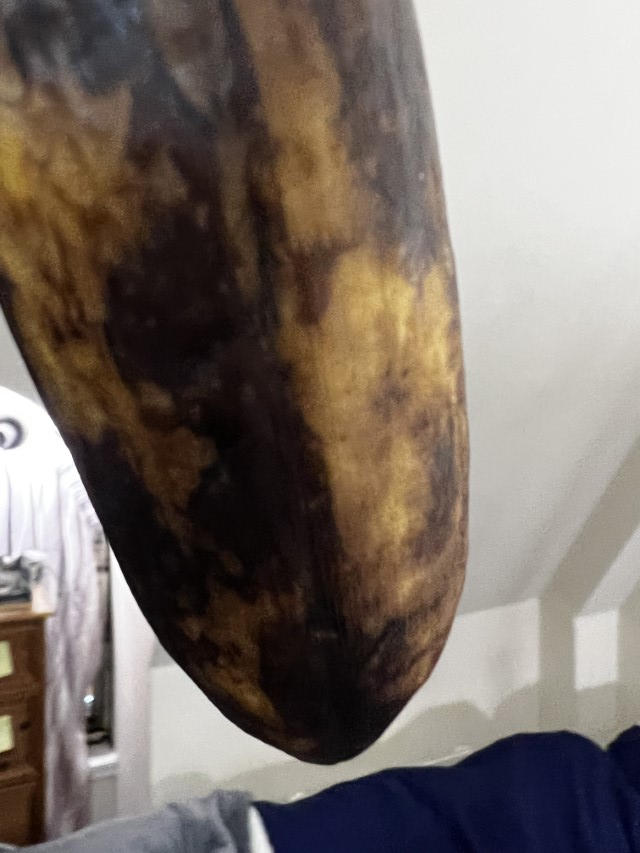
#> input picture banana_data/img/overripe/overripe (102).jpg, 640 x 853 px, found by its file name; its folder holds only this picture in this run
$ jupyter execute Segmentasi-cobacoba.ipynb
#> lines starting #> are read from the running program, lines starting #| are printed output that depends on the picture; after the words box and inside, x2 and y2 are one past the last pixel; in counts of white or black regions, pixels touching at a corner belong together
[cell 1]
import cv2
import os
import numpy as np

def segmentasi_buah_pisang_hsv(gambar):
    # Konversi gambar ke ruang warna HSV
    hsv = cv2.cvtColor(gambar, cv2.COLOR_BGR2HSV)

    # Definisikan rentang nilai warna kuning untuk segmentasi buah pisang
    lower_yellow = np.array([15, 100, 100])
    upper_yellow = np.array([200, 255, 255])

    # Buat mask berdasarkan rentang nilai warna kuning
    mask = cv2.inRange(hsv, lower_yellow, upper_yellow)

    # Terapkan mask pada gambar asli
    segmentedimg = cv2.bitwise_and(gambar, gambar, mask=mask)

    return segmentedimg

def segmentasi_buah_pisang_rgb(gambar):
    # Konversi gambar ke ruang warna RGB
    image_rgb = cv2.cvtColor(gambar, cv2.COLOR_BGR2RGB)

    # Tentukan rentang warna hijau awal dalam RGB
    lower_green = np.array([45, 0, 10], dtype=np.uint8)
    upper_green = np.array([100, 255, 10], dtype=np.uint8)

    # Buat mask untuk mendeteksi warna hijau
    mask_green = cv2.inRange(image_rgb, lower_green, upper_green)

    # Inisialisasi jumlah piksel hijau dan ambang batas atas
    green_pixels = cv2.countNonZero(mask_green)
    upper_threshold = 10

    # Perulangan untuk menambahkan ambang batas atas hingga jumlah piksel hijau di atas 35000
    while green_pixels < 35000 and upper_threshold < 255:
        upper_green += np.array([0, 0, upper_threshold], dtype=np.uint8)
        mask_green = cv2.inRange(image_rgb, lower_green, upper_green)
        green_pixels = cv2.countNonZero(mask_green)
        upper_threshold += 10

    # Break the loop if the condition is met
        if green_pixels >= 35000 or upper_threshold >= 255:
            break

    # Terapkan mask pada gambar asli
    result_green = cv2.bitwise_and(gambar, gambar, mask=mask_green)

    return result_green

def segmentasi_buah_pisang(input_dir, output_dir):
    # Buat direktori output jika belum ada
    os.makedirs(output_dir, exist_ok=True)

    # Dapatkan daftar file dalam direktori input
    file_list = os.listdir(input_dir)

    # Melakukan segmentasi pada setiap file gambar
    for file_name in file_list:
        # Baca gambar
        gambar = cv2.imread(os.path.join(input_dir, file_name))
#> gambar is the input picture: shape (853, 640, 3); mean B, G, R 103.3, 110.6, 121.1

        # Memeriksa jumlah piksel dengan metode segmentasi HSV
        segmented_hsv = segmentasi_buah_pisang_hsv(gambar)
#> in segmentasi_buah_pisang_hsv, `hsv = cv2.cvtColor(gambar, cv2.COLOR_BGR2HSV)`: hsv: shape (853, 640, 3); mean H, S, V 43.5, 74.4, 123.6
#> in segmentasi_buah_pisang_hsv, `mask = cv2.inRange(hsv, lower_yellow, upper_yellow)`:
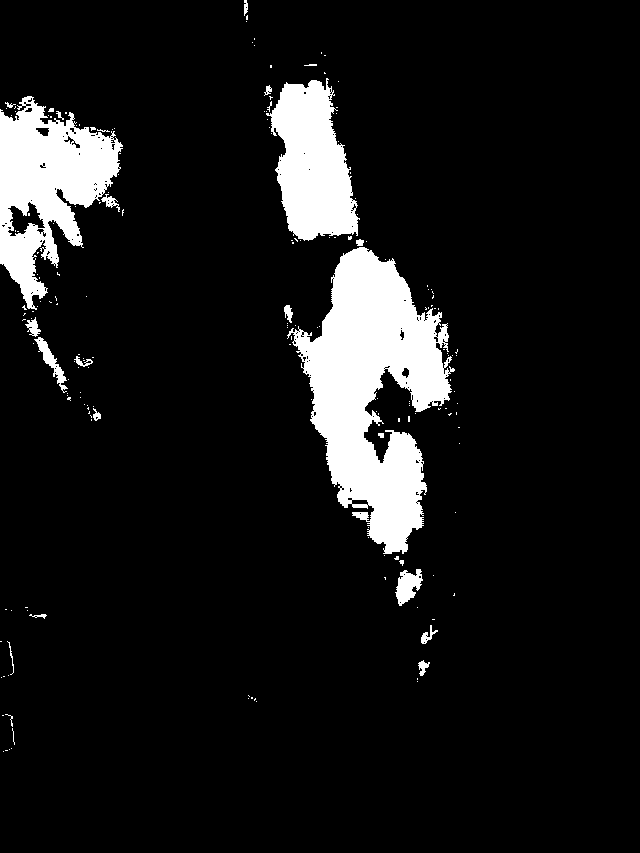
#> mask: shape (853, 640); 9.4% white; 189 white regions (166 under 20 px), largest, box (x1, y1, x2, y2) and area: (287, 247, 455, 554) 25572, (0, 96, 123, 310) 13301, (266, 78, 360, 241) 9699
#> in segmentasi_buah_pisang_hsv, `segmentedimg = cv2.bitwise_and(gambar, gambar, mask=mask)`:
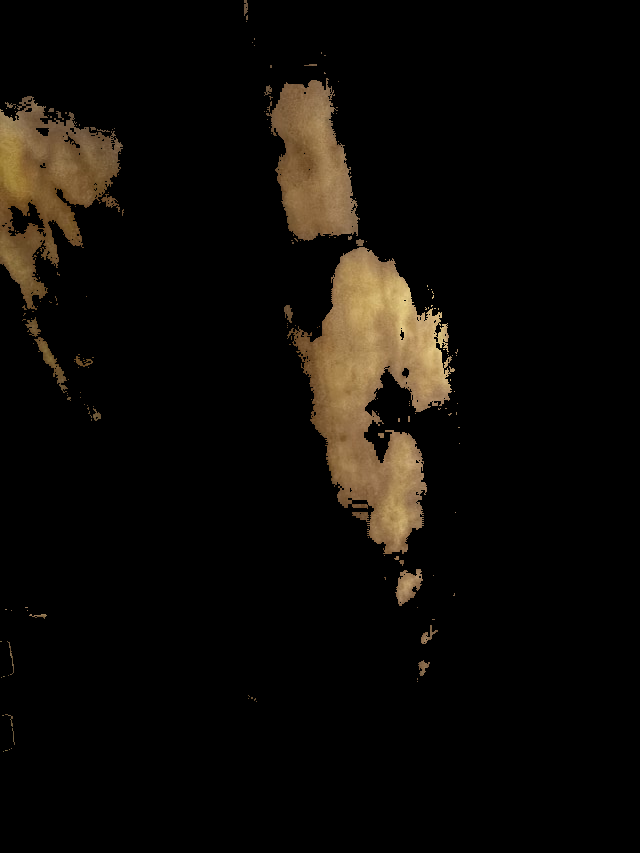
#> segmentedimg: shape (853, 640, 3); mean B, G, R 6.8, 10.7, 13.7
        jumlah_pixel_hsv = np.sum(segmented_hsv.astype(bool))
#> jumlah_pixel_hsv = 153648

        # Memeriksa jumlah piksel dengan metode segmentasi RGB
        segmented_rgb = segmentasi_buah_pisang_rgb(gambar)
#> in segmentasi_buah_pisang_rgb, `mask_green = cv2.inRange(image_rgb, lower_green, upper_green)`:
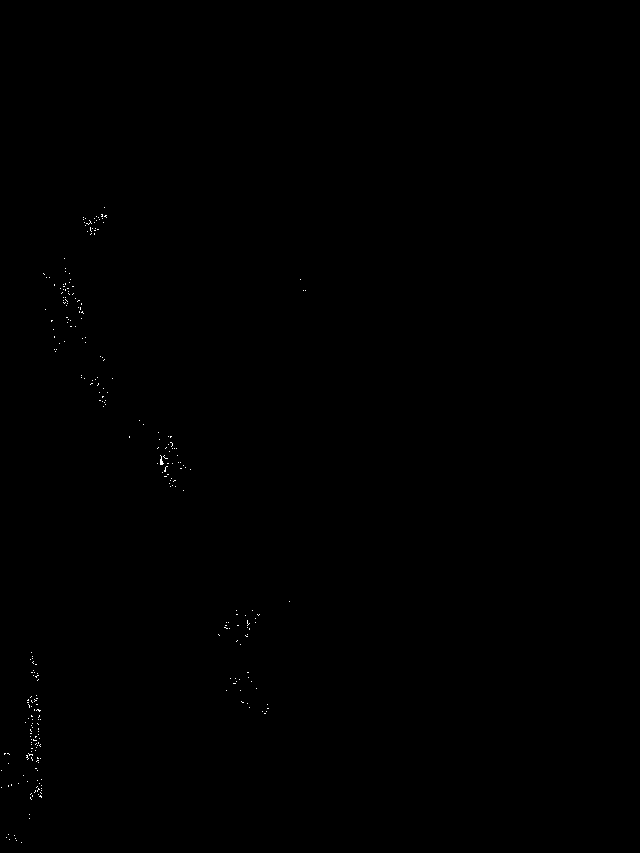
#> mask_green: shape (853, 640); 0.09% white in thin lines or dots, all inside (x1, y1, x2, y2) = (1, 207, 306, 843)
#> in segmentasi_buah_pisang_rgb, `green_pixels = cv2.countNonZero(mask_green)`: green_pixels = 511
#> the loop in segmentasi_buah_pisang_rgb, `while green_pixels < 35000 and upper_threshold < 255:` made 2 passes
#> (upper_green, green_pixels, upper_threshold) on passes 1 to 2: ([100, 255, 20], 12920, 20), ([100, 255, 40], 52765, 30)
#> pass 1, in segmentasi_buah_pisang_rgb, `mask_green = cv2.inRange(image_rgb, lower_green, upper_green)`:
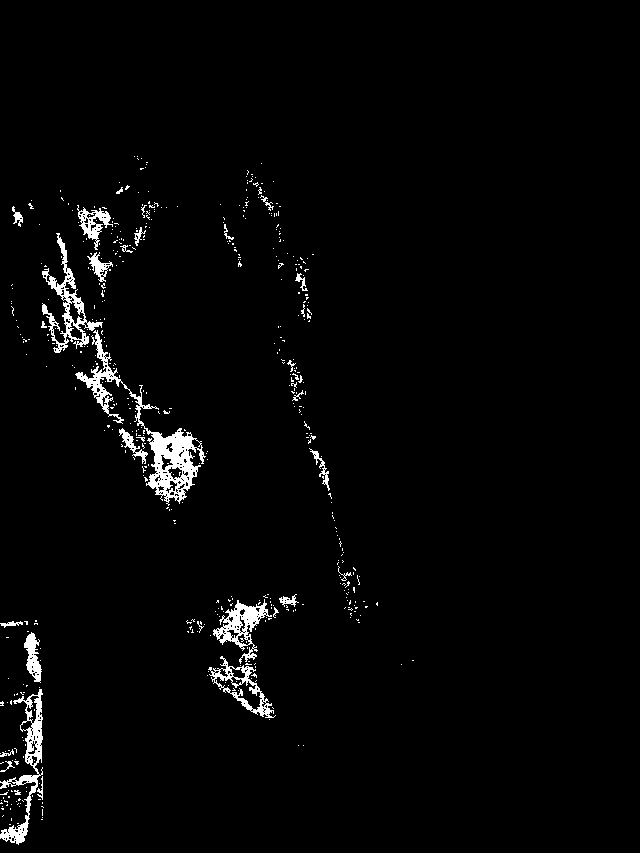
#> mask_green: shape (853, 640); 2.4% white; 513 white regions (482 under 20 px), largest, box (x1, y1, x2, y2) and area: (75, 330, 206, 506) 3417, (0, 689, 43, 845) 1649, (42, 233, 103, 353) 1510
#> pass 2, in segmentasi_buah_pisang_rgb, `mask_green = cv2.inRange(image_rgb, lower_green, upper_green)`:
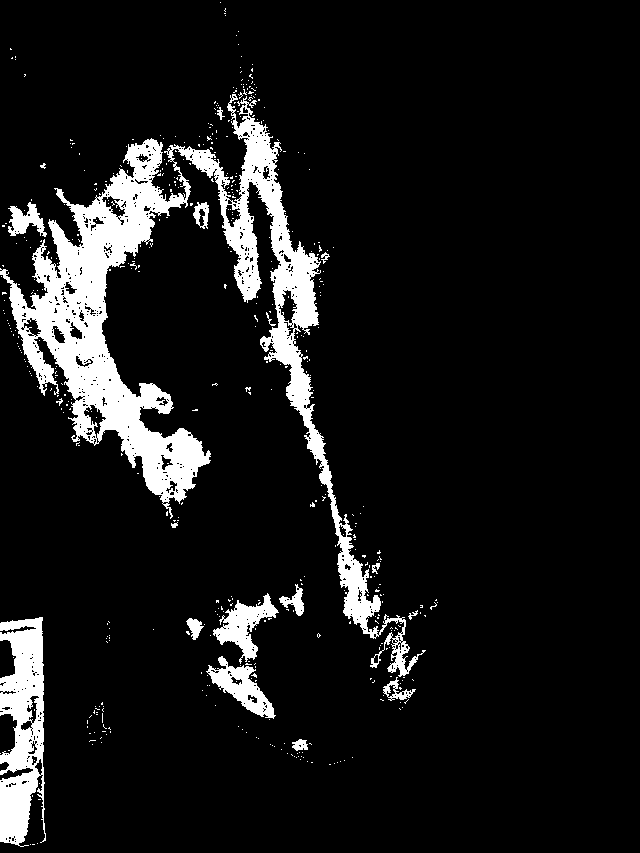
#> mask_green: shape (853, 640); 9.7% white; 495 white regions (477 under 20 px), largest, box (x1, y1, x2, y2) and area: (0, 94, 426, 677) 38887, (0, 617, 46, 847) 7147, (213, 593, 279, 664) 1722
#> after the loop in segmentasi_buah_pisang_rgb, `while green_pixels < 35000 and upper_threshold < 255:`: upper_threshold = 30
#> in segmentasi_buah_pisang_rgb, `result_green = cv2.bitwise_and(gambar, gambar, mask=mask_green)`:
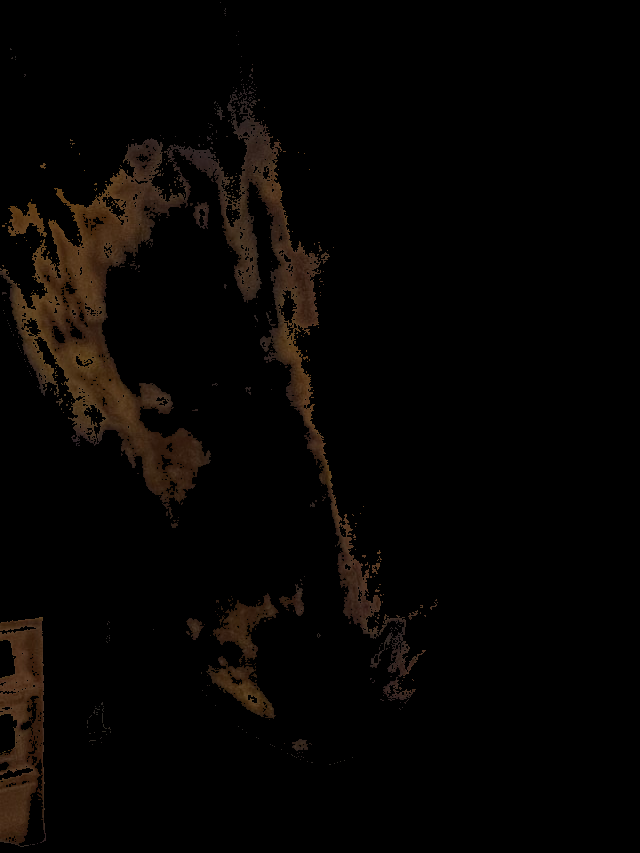
#> result_green: shape (853, 640, 3); mean B, G, R 2.6, 4.2, 6.4
        jumlah_pixel_rgb = np.sum(segmented_rgb.astype(bool))
#> jumlah_pixel_rgb = 158295

        # Memutuskan metode segmentasi yang akan digunakan
        if jumlah_pixel_hsv < 24000:
            segmented_img = segmented_rgb
            jumlah_pixel = jumlah_pixel_rgb
        else:
            segmented_img = segmented_hsv
            jumlah_pixel = jumlah_pixel_hsv
#> jumlah_pixel = 153648

        # Ubah nama file hasil segmentasi
        segmented_file_name = "segmented_" + file_name

        # Simpan hasil segmentasi ke direktori output
        cv2.imwrite(os.path.join(output_dir, segmented_file_name), segmented_img)

        print(f"Segmentasi selesai: {file_name} -> {segmented_file_name}")

# Contoh penggunaan
input_directory = "T:/PCD/archive/Banana_Condensed_Three_Cat/overripe"
output_directory = "T:/PCD/archive/Banana_Condensed_Three_Cat/Segmented"
segmentasi_buah_pisang(input_directory, output_directory)

$ run again, on banana_data/img/overripe/overripe (120).jpg
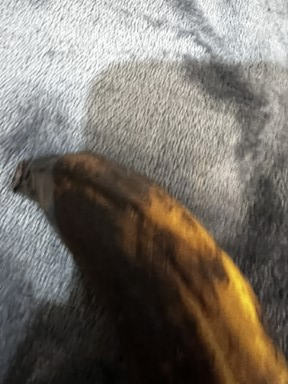
#> input picture banana_data/img/overripe/overripe (120).jpg, 288 x 384 px, found by its file name
#> in segmentasi_buah_pisang, gambar is the input picture: shape (384, 288, 3); mean B, G, R 104.8, 112.9, 119.3
#> hsv: shape (384, 288, 3); mean H, S, V 41.5, 55.5, 121.2
#> mask: shape (384, 288); 5.8% white; 23 white regions (21 under 20 px), largest, box (x1, y1, x2, y2) and area: (145, 184, 288, 384) 5661, (188, 299, 239, 384) 688
#> jumlah_pixel_hsv = 19275
#> in segmentasi_buah_pisang_rgb, `green_pixels = cv2.countNonZero(mask_green)`: green_pixels = 8
#> the loop in segmentasi_buah_pisang_rgb, `while green_pixels < 35000 and upper_threshold < 255:` made 25 passes
#> (upper_green, green_pixels, upper_threshold) on passes 1 to 8: ([100, 255, 20], 837, 20), ([100, 255, 40], 7519, 30), ([100, 255, 70], 17425, 40), ([100, 255, 110], 24101, 50), ([100, 255, 160], 24199, 60), ([100, 255, 220], 24199, 70), ([100, 255, 34], 6072, 80), ([100, 255, 114], 24187, 90)
#> after the loop in segmentasi_buah_pisang_rgb, `while green_pixels < 35000 and upper_threshold < 255:`:
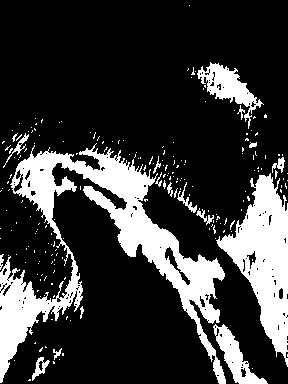
#> mask_green: shape (384, 288); 21.9% white; 204 white regions (187 under 20 px), largest, box (x1, y1, x2, y2) and area: (0, 143, 226, 384) 13785, (216, 173, 288, 367) 6330, (197, 62, 264, 129) 1400
#> after the loop in segmentasi_buah_pisang_rgb, `while green_pixels < 35000 and upper_threshold < 255:`: upper_threshold = 260
#> in segmentasi_buah_pisang_rgb, `result_green = cv2.bitwise_and(gambar, gambar, mask=mask_green)`:
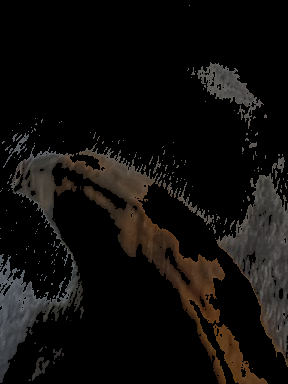
#> result_green: shape (384, 288, 3); mean B, G, R 12.1, 13.9, 16
#> jumlah_pixel_rgb = 72597

$ run again, on banana_data/img/overripe/overripe (127).jpg
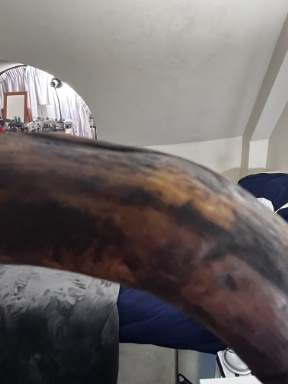
#> input picture banana_data/img/overripe/overripe (127).jpg, 288 x 384 px, found by its file name
#> in segmentasi_buah_pisang, gambar is the input picture: shape (384, 288, 3); mean B, G, R 101.6, 102.4, 108.9
#> hsv: shape (384, 288, 3); mean H, S, V 68.5, 42.3, 111.2
#> in segmentasi_buah_pisang_hsv, `mask = cv2.inRange(hsv, lower_yellow, upper_yellow)`:
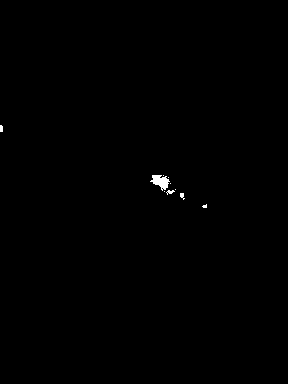
#> mask: shape (384, 288); 0.24% white; 10 white regions (6 under 20 px), largest, box (x1, y1, x2, y2) and area: (150, 175, 170, 191) 178, (166, 190, 175, 195) 23, (180, 193, 185, 200) 21, (0, 125, 3, 132) 20
#> jumlah_pixel_hsv = 783
#> in segmentasi_buah_pisang_rgb, `green_pixels = cv2.countNonZero(mask_green)`: green_pixels = 0
#> the loop in segmentasi_buah_pisang_rgb, `while green_pixels < 35000 and upper_threshold < 255:` made 25 passes
#> (upper_green, green_pixels, upper_threshold) on passes 1 to 8: ([100, 255, 20], 9, 20), ([100, 255, 40], 5871, 30), ([100, 255, 70], 19488, 40), ([100, 255, 110], 25697, 50), ([100, 255, 160], 25757, 60), ([100, 255, 220], 25757, 70), ([100, 255, 34], 2884, 80), ([100, 255, 114], 25751, 90)
#> after the loop in segmentasi_buah_pisang_rgb, `while green_pixels < 35000 and upper_threshold < 255:`: upper_threshold = 260
#> in segmentasi_buah_pisang_rgb, `result_green = cv2.bitwise_and(gambar, gambar, mask=mask_green)`:
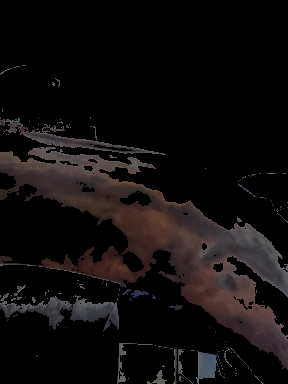
#> result_green: shape (384, 288, 3); mean B, G, R 13.3, 13.2, 16.2
#> jumlah_pixel_rgb = 77271
